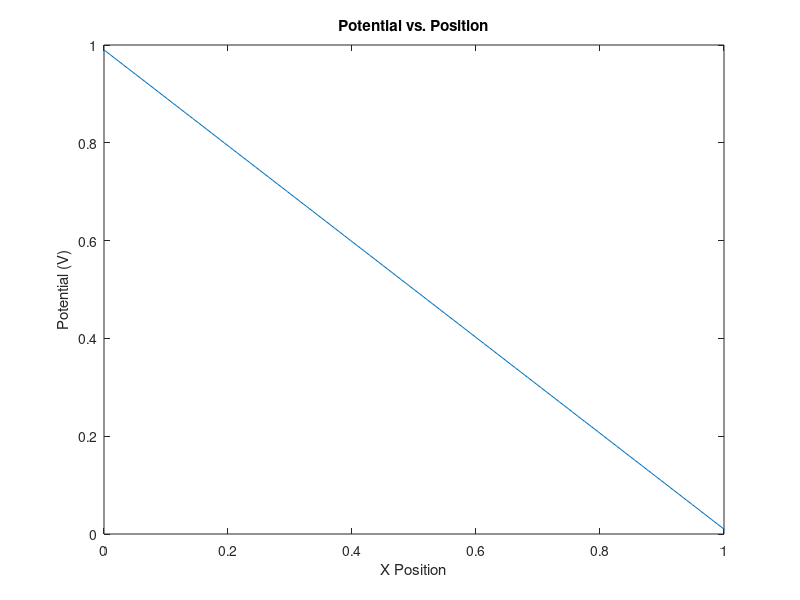

Source code (MATLAB):
clear
clf

n = 100;   %no of points
dx = 1/n;  %step size
G = zeros(n-2);  %initialize G matrix
V = zeros(n+1,1); %initial solution of potential

for i=1:n-1
   G(i,i) = -2; %cofficient for 1D finite difference eqn
end

for i=1:n-2
   G(i,i+1) = 1; %cofficient for 1D finite difference eqn
   G(i+1,i) = 1; %cofficient for 1D finite difference eqn
end

B = zeros(n-1,1); %initialize B matrix
v0 = 1; %right BC
v1 = 0; %left BC

B(1) = v0;   %right BC
B(n-1) = v1; %left BC

V = (1/(dx.^2)*G)\(-B*(1/dx.^2)); %solution of potential
x = linspace(0,1,n-1); %range to plot
figure(6);
plot(x,V)
title('Potential vs. Position')
xlabel('X Position')
ylabel('Potential (V)') 